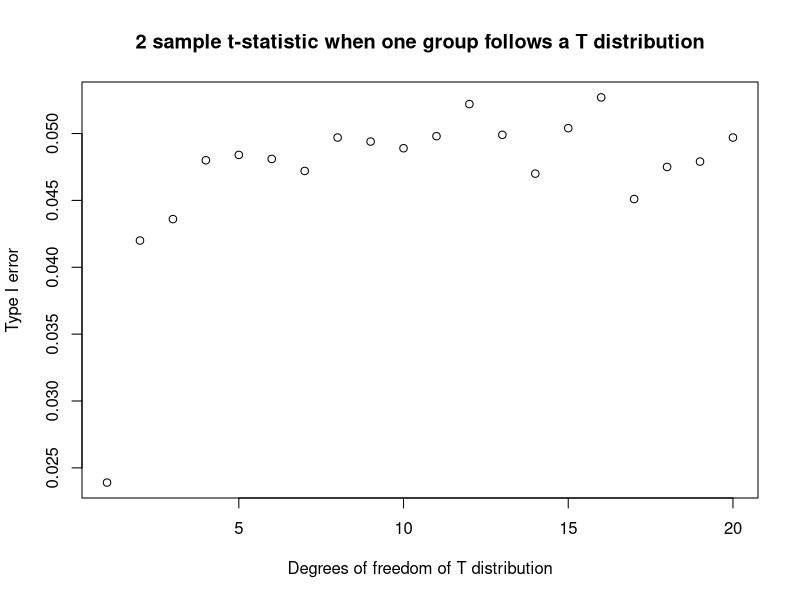

This chart was generated by the following R code:
twosample.tstatistic=function(x,y){
n1=length(x);
n2=length(y);
x1bar=mean(x);
x2bar=mean(y);
s1=sd(x);
s2=sd(y);
spsquared=((n1-1)*(s1^2)+(n2-1)*(s2^2))/(n1+n2-2);
tstat=(x1bar-x2bar)/(sqrt((spsquared/n1)+(spsquared/n2)));
return(tstat);
}

#MC simulation to test robustness of 2 sample t statistic
n=15;
n1=n;
n2=n;
N=10000;
alpha=.05;
rejectarr=array(1:20);
for (dof in 1:20){
nreject=0;
for(i in 1:N){
x1=rnorm(n1);
#x1=rnorm(n2);
x2=rt(n2,df=dof);
tstat=twosample.tstatistic(x1,x2);
if (abs(tstat)>qt(1-alpha/2, df=n1+n2-2)){
nreject=nreject+1;
}
}
significancelevel=nreject/N;
rejectarr[dof]=significancelevel;
}
plot(1:20,rejectarr, xlab="Degrees of freedom of T distribution", ylab="Type I error", main="2 sample t-statistic when one group follows a T distribution")